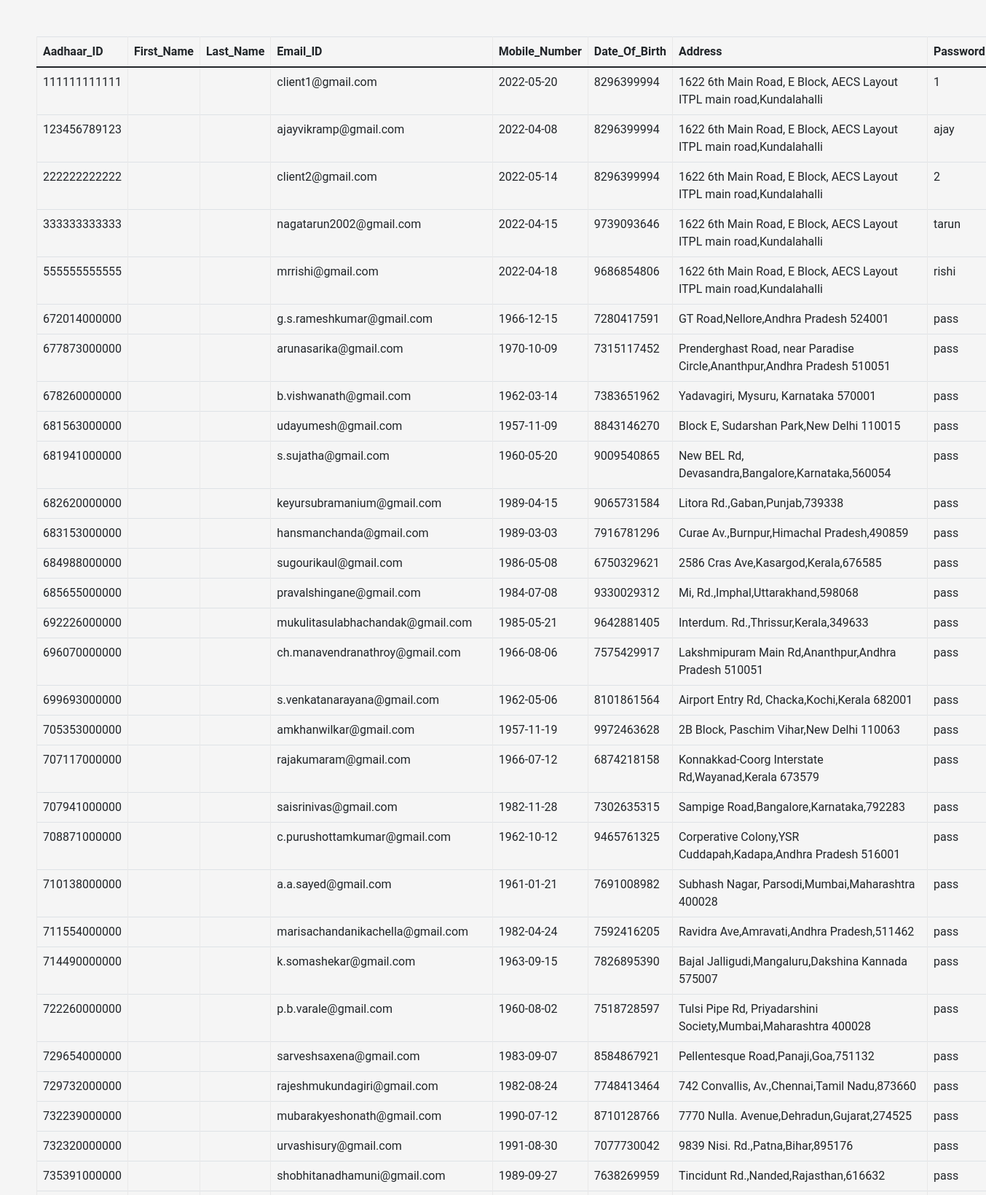
The app's page /display_biodata.php (upper part) with its own data.
### tables this page shows
CREATE TABLE `BIODATA` (
  `Aadhaar_ID` bigint(12) NOT NULL,
  `Full_Name` varchar(255) NOT NULL,
  `Date_Of_Birth` date NOT NULL,
  `Address` varchar(100) NOT NULL,
  `Mobile_Number` bigint(20) NOT NULL,
  `Email_ID` varchar(255) NOT NULL,
  `Password` varchar(255) NOT NULL DEFAULT 'pass'
);

### display_biodata.php (the view, shortened to what this page needs)
<!DOCTYPE html>
<html lang="en">
<head>
  <link href="https://cdn.jsdelivr.net/npm/bootstrap@5.1.3/dist/css/bootstrap.min.css" rel="stylesheet">
</head>
<body>
  <?php
  $server = "localhost";
  $database = "INDIAN_JUDICIARY";
  $username = "root";
  $password = "";
  $portnumber = 3306;
  $conn = mysqli_connect($server, $username, $password, $database, $portnumber);
  $query = "SELECT * from BIODATA;";
  $result = mysqli_query($conn, $query);
  echo "<table class='table table-bordered'>";
  echo "<thead thead-dark>";
  echo "<tr>
        <th scope='col'>Aadhaar_ID</th>
        <th scope='col'>First_Name</th>
        <th scope='col'>Last_Name</th>
        <th scope='col'>Email_ID</th>
        <th scope='col'>Mobile_Number</th>
        <th scope='col'>Date_Of_Birth</th>
        <th scope='col'>Address</th>
        <th scope='col'>Password</th>
      </tr>";
  echo "</thead>";
  echo "<tbody>";
  while ($row = mysqli_fetch_assoc($result)) {
    $aadhaar_fetched = $row['Aadhaar_ID'];
    $fName_fetched = $row['First_Name'];
    $lName_fetched = $row['Last_Name'];
    $email_fetched = $row['Email_ID'];
    $dob_fetched = $row['Date_Of_Birth'];
    $mobile_fetched = $row['Mobile_Number'];
    $address_fetched = $row['Address'];
    $password_fetched = $row['Password'];
    echo "<tr>
        <td>$aadhaar_fetched</td>
        <td>$fName_fetched</td>
        <td>$lName_fetched</td>
        <td>$email_fetched</td>
        <td>$dob_fetched</td>
        <td>$mobile_fetched</td>
        <td>$address_fetched</td>
        <td>$password_fetched</td>
      </tr>";
  }
  echo "</tbody>";
  echo "</table>";
  ?>
</body>
</html>

### display_biodata.php (style rules this page uses)
table { margin: 50px; }
body { color: #566787; background: #f5f5f5; font-family: 'Roboto', sans-serif; }
table.table tr th, table.table tr td { border-color: #e9e9e9; }
table.table td:last-child { width: 130px; }

### records on screen
biodata: Aadhaar_ID "111111111111", Email_ID "client1@gmail.com", Date_Of_Birth "2022-05-20", Mobile_Number "8296399994", Address "1622 6th Main Road, E Block, AECS Layout ITPL main road,Kundalahalli", Password "1"
biodata: Aadhaar_ID "123456789123", Email_ID "ajayvikramp@gmail.com", Date_Of_Birth "2022-04-08", Mobile_Number "8296399994", Address "1622 6th Main Road, E Block, AECS Layout ITPL main road,Kundalahalli", Password "ajay"
biodata: Aadhaar_ID "222222222222", Email_ID "client2@gmail.com", Date_Of_Birth "2022-05-14", Mobile_Number "8296399994", Address "1622 6th Main Road, E Block, AECS Layout ITPL main road,Kundalahalli", Password "2"
biodata: Aadhaar_ID "333333333333", Email_ID "nagatarun2002@gmail.com", Date_Of_Birth "2022-04-15", Mobile_Number "9739093646", Address "1622 6th Main Road, E Block, AECS Layout ITPL main road,Kundalahalli", Password "tarun"
biodata: Aadhaar_ID "555555555555", Email_ID "mrrishi@gmail.com", Date_Of_Birth "2022-04-18", Mobile_Number "9686854806", Address "1622 6th Main Road, E Block, AECS Layout ITPL main road,Kundalahalli", Password "rishi"
biodata: Aadhaar_ID "672014000000", Email_ID "g.s.rameshkumar@gmail.com", Date_Of_Birth "1966-12-15", Mobile_Number "7280417591", Address "GT Road,Nellore,Andhra Pradesh 524001", Password "pass"
biodata: Aadhaar_ID "677873000000", Email_ID "arunasarika@gmail.com", Date_Of_Birth "1970-10-09", Mobile_Number "7315117452", Address "Prenderghast Road, near Paradise Circle,Ananthpur,Andhra Pradesh 510051", Password "pass"
biodata: Aadhaar_ID "678260000000", Email_ID "b.vishwanath@gmail.com", Date_Of_Birth "1962-03-14", Mobile_Number "7383651962", Address "Yadavagiri, Mysuru, Karnataka 570001", Password "pass"
biodata: Aadhaar_ID "681563000000", Email_ID "udayumesh@gmail.com", Date_Of_Birth "1957-11-09", Mobile_Number "8843146270", Address "Block E, Sudarshan Park,New Delhi 110015", Password "pass"
biodata: Aadhaar_ID "681941000000", Email_ID "s.sujatha@gmail.com", Date_Of_Birth "1960-05-20", Mobile_Number "9009540865", Address "New BEL Rd, Devasandra,Bangalore,Karnataka,560054", Password "pass"
biodata: Aadhaar_ID "682620000000", Email_ID "keyursubramanium@gmail.com", Date_Of_Birth "1989-04-15", Mobile_Number "9065731584", Address "Litora Rd.,Gaban,Punjab,739338", Password "pass"
biodata: Aadhaar_ID "683153000000", Email_ID "hansmanchanda@gmail.com", Date_Of_Birth "1989-03-03", Mobile_Number "7916781296", Address "Curae Av.,Burnpur,Himachal Pradesh,490859", Password "pass"
biodata: Aadhaar_ID "684988000000", Email_ID "sugourikaul@gmail.com", Date_Of_Birth "1986-05-08", Mobile_Number "6750329621", Address "2586 Cras Ave,Kasargod,Kerala,676585", Password "pass"
biodata: Aadhaar_ID "685655000000", Email_ID "pravalshingane@gmail.com", Date_Of_Birth "1984-07-08", Mobile_Number "9330029312", Address "Mi, Rd.,Imphal,Uttarakhand,598068", Password "pass"
biodata: Aadhaar_ID "692226000000", Email_ID "mukulitasulabhachandak@gmail.com", Date_Of_Birth "1985-05-21", Mobile_Number "9642881405", Address "Interdum. Rd.,Thrissur,Kerala,349633", Password "pass"
biodata: Aadhaar_ID "696070000000", Email_ID "ch.manavendranathroy@gmail.com", Date_Of_Birth "1966-08-06", Mobile_Number "7575429917", Address "Lakshmipuram Main Rd,Ananthpur,Andhra Pradesh 510051", Password "pass"
biodata: Aadhaar_ID "699693000000", Email_ID "s.venkatanarayana@gmail.com", Date_Of_Birth "1962-05-06", Mobile_Number "8101861564", Address "Airport Entry Rd, Chacka,Kochi,Kerala 682001", Password "pass"
biodata: Aadhaar_ID "705353000000", Email_ID "amkhanwilkar@gmail.com", Date_Of_Birth "1957-11-19", Mobile_Number "9972463628", Address "2B Block, Paschim Vihar,New Delhi 110063", Password "pass"
biodata: Aadhaar_ID "707117000000", Email_ID "rajakumaram@gmail.com", Date_Of_Birth "1966-07-12", Mobile_Number "6874218158", Address "Konnakkad-Coorg Interstate Rd,Wayanad,Kerala 673579", Password "pass"
biodata: Aadhaar_ID "707941000000", Email_ID "saisrinivas@gmail.com", Date_Of_Birth "1982-11-28", Mobile_Number "7302635315", Address "Sampige Road,Bangalore,Karnataka,792283", Password "pass"
biodata: Aadhaar_ID "708871000000", Email_ID "c.purushottamkumar@gmail.com", Date_Of_Birth "1962-10-12", Mobile_Number "9465761325", Address "Corperative Colony,YSR Cuddapah,Kadapa,Andhra Pradesh 516001", Password "pass"
biodata: Aadhaar_ID "710138000000", Email_ID "a.a.sayed@gmail.com", Date_Of_Birth "1961-01-21", Mobile_Number "7691008982", Address "Subhash Nagar, Parsodi,Mumbai,Maharashtra 400028", Password "pass"
biodata: Aadhaar_ID "711554000000", Email_ID "marisachandanikachella@gmail.com", Date_Of_Birth "1982-04-24", Mobile_Number "7592416205", Address "Ravidra Ave,Amravati,Andhra Pradesh,511462", Password "pass"
biodata: Aadhaar_ID "714490000000", Email_ID "k.somashekar@gmail.com", Date_Of_Birth "1963-09-15", Mobile_Number "7826895390", Address "Bajal Jalligudi,Mangaluru,Dakshina Kannada 575007", Password "pass"
biodata: Aadhaar_ID "722260000000", Email_ID "p.b.varale@gmail.com", Date_Of_Birth "1960-08-02", Mobile_Number "7518728597", Address "Tulsi Pipe Rd, Priyadarshini Society,Mumbai,Maharashtra 400028", Password "pass"
biodata: Aadhaar_ID "729654000000", Email_ID "sarveshsaxena@gmail.com", Date_Of_Birth "1983-09-07", Mobile_Number "8584867921", Address "Pellentesque Road,Panaji,Goa,751132", Password "pass"
biodata: Aadhaar_ID "729732000000", Email_ID "rajeshmukundagiri@gmail.com", Date_Of_Birth "1982-08-24", Mobile_Number "7748413464", Address "742 Convallis, Av.,Chennai,Tamil Nadu,873660", Password "pass"
biodata: Aadhaar_ID "732239000000", Email_ID "mubarakyeshonath@gmail.com", Date_Of_Birth "1990-07-12", Mobile_Number "8710128766", Address "7770 Nulla. Avenue,Dehradun,Gujarat,274525", Password "pass"
biodata: Aadhaar_ID "732320000000", Email_ID "urvashisury@gmail.com", Date_Of_Birth "1991-08-30", Mobile_Number "7077730042", Address "9839 Nisi. Rd.,Patna,Bihar,895176", Password "pass"
biodata: Aadhaar_ID "735391000000", Email_ID "shobhitanadhamuni@gmail.com", Date_Of_Birth "1989-09-27", Mobile_Number "7638269959", Address "Tincidunt Rd.,Nanded,Rajasthan,616632", Password "pass"
